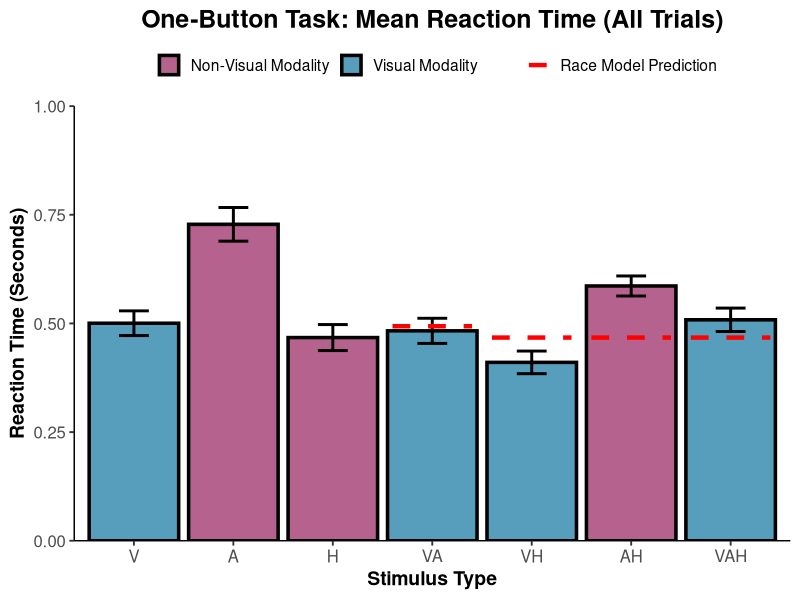
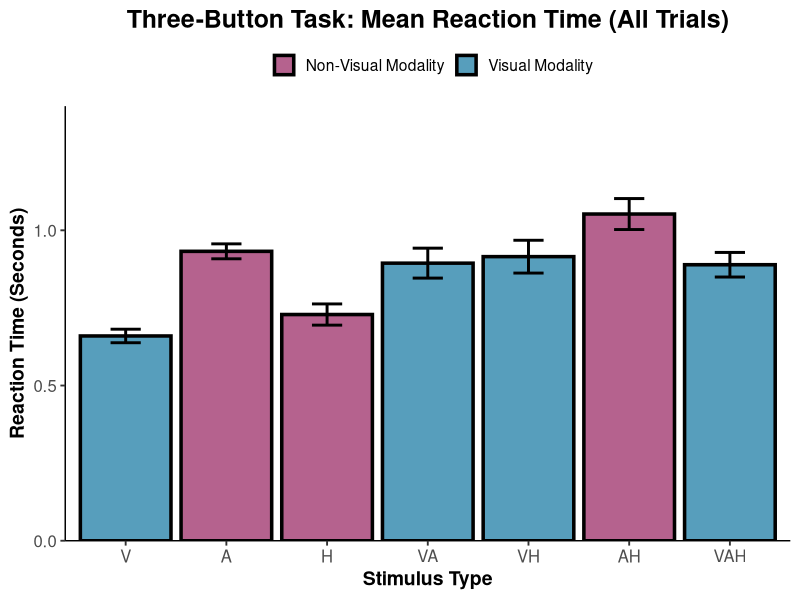
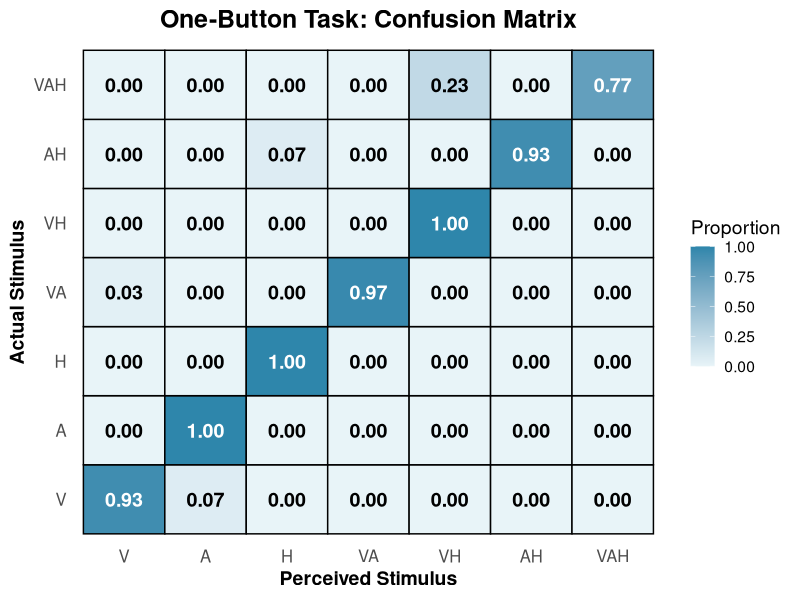
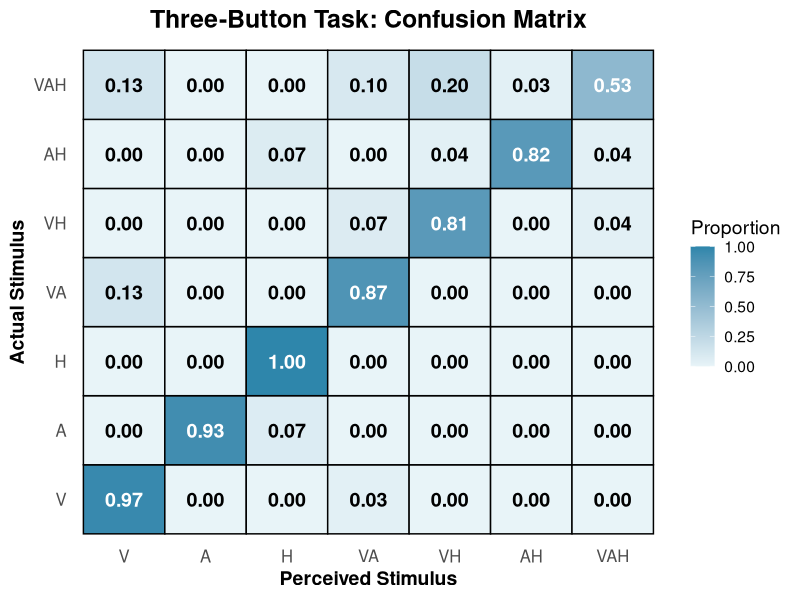

The R source for these figures, in order: (Note: this script raises an error after producing the figures.)
# ============================================================================
# Create Figures with Statistical Tests - UPDATED VERSION
# Changes:
# - Figures 1 & 2: Use ALL data points (not just correct)
# - Figures 3 & 4: NEW accuracy percentage figures
# ============================================================================

# Load libraries
library(dplyr)
library(readr)
library(ggplot2)

# ============================================================================
# STEP 1: Load and Prepare Data
# ============================================================================

# Set your working directory
setwd("/Users/dylanpham/Documents/GitHub/Reaction-Time-App-Mohala-Lab-")

# Load one-button data
one_button_1 <- read_csv("one_button_reaction_data_1.csv")
one_button_2 <- read_csv("one_button_reaction_data_2.csv")
one_button_3 <- read_csv("one_button_reaction_data_3.csv")

# Load three-button data
three_button_1 <- read_csv("three_button_reaction_data_1.csv")
three_button_2 <- read_csv("three_button_reaction_data_2.csv")
three_button_3 <- read_csv("three_button_reaction_data_3.csv")

# Combine datasets
one_button <- bind_rows(one_button_1, one_button_2, one_button_3)
three_button <- bind_rows(three_button_1, three_button_2, three_button_3)

# Filter for correct responses only (for statistical tests)
one_correct <- one_button[one_button$FeltCorrectly == "YES", ]
three_correct <- three_button[three_button$FeltCorrectly == "YES", ]

cat("One-button total trials:", nrow(one_button), "\n")
cat("One-button correct trials:", nrow(one_correct), "\n")
cat("Three-button total trials:", nrow(three_button), "\n")
cat("Three-button correct trials:", nrow(three_correct), "\n")

# ============================================================================
# STEP 2: Calculate Race Model Predictions & Statistical Tests
# ============================================================================

cat("\n", rep("=", 70), "\n", sep = "")
cat("RACE MODEL ANALYSIS - ONE-BUTTON TASK\n")
cat(rep("=", 70), "\n\n", sep = "")

# Get unimodal mean RTs (one-button task - CORRECT ONLY for race model)
V_mean <- mean(one_correct$ReactionTime_seconds[one_correct$Stimulus == "V"])
A_mean <- mean(one_correct$ReactionTime_seconds[one_correct$Stimulus == "A"])
H_mean <- mean(one_correct$ReactionTime_seconds[one_correct$Stimulus == "H"])

cat("Unimodal Mean RTs:\n")
cat(sprintf("  V alone: %.3f s\n", V_mean))
cat(sprintf("  A alone: %.3f s\n", A_mean))
cat(sprintf("  H alone: %.3f s\n", H_mean))

# Calculate race model predictions
race_predictions <- data.frame(
  Stimulus = c("VA", "VH", "AH", "VAH"),
  RaceModel = c(
    min(V_mean, A_mean),
    min(V_mean, H_mean),
    min(A_mean, H_mean),
    min(V_mean, A_mean, H_mean)
  )
)

cat("\n", "Race Model Predictions:\n")
print(race_predictions)

# ============================================================================
# STATISTICAL TESTS - ONE-BUTTON TASK
# ============================================================================

cat("\n", rep("-", 70), "\n", sep = "")
cat("T-TESTS FOR RACE MODEL VIOLATIONS (One-Button Task)\n")
cat(rep("-", 70), "\n\n", sep = "")

# Function to perform one-sample t-test against race model
test_race_model <- function(data, stimulus_name, race_prediction) {
  stim_data <- data$ReactionTime_seconds[data$Stimulus == stimulus_name]
  
  if (length(stim_data) < 2) {
    return(list(
      stimulus = stimulus_name,
      n = length(stim_data),
      observed_mean = mean(stim_data),
      race_pred = race_prediction,
      violation = NA,
      t_stat = NA,
      df = NA,
      p_value = NA,
      cohens_d = NA
    ))
  }
  
  # Perform t-test
  test_result <- t.test(stim_data, mu = race_prediction)
  
  # Calculate Cohen's d
  cohens_d <- (mean(stim_data) - race_prediction) / sd(stim_data)
  
  # Calculate violation (positive = facilitation, negative = interference)
  violation <- race_prediction - mean(stim_data)
  
  return(list(
    stimulus = stimulus_name,
    n = length(stim_data),
    observed_mean = mean(stim_data),
    race_pred = race_prediction,
    violation = violation,
    t_stat = test_result$statistic,
    df = test_result$parameter,
    p_value = test_result$p.value,
    cohens_d = cohens_d
  ))
}

# Test each multimodal condition
results_one_button <- list()

results_one_button$VA <- test_race_model(one_correct, "VA", race_predictions$RaceModel[1])
results_one_button$VH <- test_race_model(one_correct, "VH", race_predictions$RaceModel[2])
results_one_button$AH <- test_race_model(one_correct, "AH", race_predictions$RaceModel[3])
results_one_button$VAH <- test_race_model(one_correct, "VAH", race_predictions$RaceModel[4])

# Print results
for (result in results_one_button) {
  cat(sprintf("\n%s Condition:\n", result$stimulus))
  cat(sprintf("  Observed RT:     %.3f s (n=%d)\n", result$observed_mean, result$n))
  cat(sprintf("  Race Prediction: %.3f s\n", result$race_pred))
  cat(sprintf("  Violation:       %+.0f ms ", result$violation * 1000))
  if (!is.na(result$violation)) {
    if (result$violation > 0) {
      cat("(FACILITATION)\n")
    } else {
      cat("(INTERFERENCE)\n")
    }
  } else {
    cat("\n")
  }
  
  if (!is.na(result$p_value)) {
    cat(sprintf("  t(%d) = %.2f, p = %.4f", result$df, result$t_stat, result$p_value))
    if (result$p_value < 0.001) {
      cat(" ***")
    } else if (result$p_value < 0.01) {
      cat(" **")
    } else if (result$p_value < 0.05) {
      cat(" *")
    }
    cat("\n")
    cat(sprintf("  Cohen's d = %.2f\n", result$cohens_d))
  }
}

# ============================================================================
# COLAVITA EFFECT ANALYSIS - ONE-BUTTON TASK
# ============================================================================

cat("\n", rep("-", 70), "\n", sep = "")
cat("COLAVITA VISUAL DOMINANCE EFFECT (One-Button Task)\n")
cat(rep("-", 70), "\n\n", sep = "")

# Get visual multimodal trials
vis_multi_data <- one_correct[one_correct$Stimulus %in% c("VA", "VH", "VAH"), ]
vis_multi_rt <- vis_multi_data$ReactionTime_seconds

# Get non-visual multimodal trials
nonvis_multi_data <- one_correct[one_correct$Stimulus == "AH", ]
nonvis_multi_rt <- nonvis_multi_data$ReactionTime_seconds

cat(sprintf("Visual Multimodal (VA, VH, VAH):\n"))
cat(sprintf("  Mean RT: %.3f s (n=%d)\n", mean(vis_multi_rt), length(vis_multi_rt)))
cat(sprintf("  SD:      %.3f s\n", sd(vis_multi_rt)))

cat(sprintf("\nNon-Visual Multimodal (AH):\n"))
cat(sprintf("  Mean RT: %.3f s (n=%d)\n", mean(nonvis_multi_rt), length(nonvis_multi_rt)))
cat(sprintf("  SD:      %.3f s\n", sd(nonvis_multi_rt)))

# Independent samples t-test
colavita_test <- t.test(vis_multi_rt, nonvis_multi_rt)

# Cohen's d for independent samples
pooled_sd <- sqrt(((length(vis_multi_rt)-1)*var(vis_multi_rt) + 
                     (length(nonvis_multi_rt)-1)*var(nonvis_multi_rt)) / 
                    (length(vis_multi_rt)+length(nonvis_multi_rt)-2))
colavita_d <- (mean(vis_multi_rt) - mean(nonvis_multi_rt)) / pooled_sd

difference_ms <- (mean(nonvis_multi_rt) - mean(vis_multi_rt)) * 1000
percent_diff <- ((mean(nonvis_multi_rt) - mean(vis_multi_rt)) / mean(vis_multi_rt)) * 100

cat(sprintf("\nColavita Effect:\n"))
cat(sprintf("  Difference:  %.0f ms (%.1f%% faster)\n", difference_ms, percent_diff))
cat(sprintf("  t(%.1f) = %.2f, p = %.4f", colavita_test$parameter, 
            colavita_test$statistic, colavita_test$p.value))
if (colavita_test$p.value < 0.001) {
  cat(" ***")
} else if (colavita_test$p.value < 0.01) {
  cat(" **")
} else if (colavita_test$p.value < 0.05) {
  cat(" *")
}
cat("\n")
cat(sprintf("  Cohen's d = %.2f\n", colavita_d))

# ============================================================================
# THREE-BUTTON TASK STATISTICS
# ============================================================================

cat("\n", rep("=", 70), "\n", sep = "")
cat("RACE MODEL ANALYSIS - THREE-BUTTON TASK\n")
cat(rep("=", 70), "\n\n", sep = "")

# Get unimodal mean RTs (three-button task)
V_mean_3 <- mean(three_correct$RT1_seconds[three_correct$Stimulus == "V"], na.rm = TRUE)
A_mean_3 <- mean(three_correct$RT1_seconds[three_correct$Stimulus == "A"], na.rm = TRUE)
H_mean_3 <- mean(three_correct$RT1_seconds[three_correct$Stimulus == "H"], na.rm = TRUE)

cat("Unimodal Mean RTs:\n")
cat(sprintf("  V alone: %.3f s\n", V_mean_3))
cat(sprintf("  A alone: %.3f s\n", A_mean_3))
cat(sprintf("  H alone: %.3f s\n", H_mean_3))

# Race model for three-button
race_predictions_3 <- data.frame(
  Stimulus = c("VA", "VH", "AH", "VAH"),
  RaceModel = c(
    min(V_mean_3, A_mean_3),
    min(V_mean_3, H_mean_3),
    min(A_mean_3, H_mean_3),
    min(V_mean_3, A_mean_3, H_mean_3)
  )
)

cat("\nRace Model Predictions:\n")
print(race_predictions_3)

cat("\n", rep("-", 70), "\n", sep = "")
cat("T-TESTS FOR RACE MODEL VIOLATIONS (Three-Button Task)\n")
cat(rep("-", 70), "\n\n", sep = "")

# Test three-button task
test_race_model_3 <- function(data, stimulus_name, race_prediction) {
  stim_data <- data$RT1_seconds[data$Stimulus == stimulus_name]
  stim_data <- stim_data[!is.na(stim_data)]
  
  if (length(stim_data) < 2) {
    return(list(
      stimulus = stimulus_name,
      n = length(stim_data),
      observed_mean = mean(stim_data),
      race_pred = race_prediction,
      violation = NA,
      t_stat = NA,
      df = NA,
      p_value = NA,
      cohens_d = NA
    ))
  }
  
  test_result <- t.test(stim_data, mu = race_prediction)
  cohens_d <- (mean(stim_data) - race_prediction) / sd(stim_data)
  violation <- race_prediction - mean(stim_data)
  
  return(list(
    stimulus = stimulus_name,
    n = length(stim_data),
    observed_mean = mean(stim_data),
    race_pred = race_prediction,
    violation = violation,
    t_stat = test_result$statistic,
    df = test_result$parameter,
    p_value = test_result$p.value,
    cohens_d = cohens_d
  ))
}

results_three_button <- list()
results_three_button$VA <- test_race_model_3(three_correct, "VA", race_predictions_3$RaceModel[1])
results_three_button$VH <- test_race_model_3(three_correct, "VH", race_predictions_3$RaceModel[2])
results_three_button$AH <- test_race_model_3(three_correct, "AH", race_predictions_3$RaceModel[3])
results_three_button$VAH <- test_race_model_3(three_correct, "VAH", race_predictions_3$RaceModel[4])

for (result in results_three_button) {
  cat(sprintf("\n%s Condition:\n", result$stimulus))
  cat(sprintf("  Observed RT:     %.3f s (n=%d)\n", result$observed_mean, result$n))
  cat(sprintf("  Race Prediction: %.3f s\n", result$race_pred))
  cat(sprintf("  Violation:       %+.0f ms ", result$violation * 1000))
  if (!is.na(result$violation)) {
    if (result$violation > 0) {
      cat("(FACILITATION)\n")
    } else {
      cat("(INTERFERENCE)\n")
    }
  } else {
    cat("\n")
  }
  
  if (!is.na(result$p_value)) {
    cat(sprintf("  t(%d) = %.2f, p = %.4f", result$df, result$t_stat, result$p_value))
    if (result$p_value < 0.001) {
      cat(" ***")
    } else if (result$p_value < 0.01) {
      cat(" **")
    } else if (result$p_value < 0.05) {
      cat(" *")
    }
    cat("\n")
    cat(sprintf("  Cohen's d = %.2f\n", result$cohens_d))
  }
}

# Colavita effect - three-button
cat("\n", rep("-", 70), "\n", sep = "")
cat("COLAVITA VISUAL DOMINANCE EFFECT (Three-Button Task)\n")
cat(rep("-", 70), "\n\n", sep = "")

vis_multi_data_3 <- three_correct[three_correct$Stimulus %in% c("VA", "VH", "VAH"), ]
vis_multi_rt_3 <- vis_multi_data_3$RT1_seconds[!is.na(vis_multi_data_3$RT1_seconds)]

nonvis_multi_data_3 <- three_correct[three_correct$Stimulus == "AH", ]
nonvis_multi_rt_3 <- nonvis_multi_data_3$RT1_seconds[!is.na(nonvis_multi_data_3$RT1_seconds)]

cat(sprintf("Visual Multimodal (VA, VH, VAH):\n"))
cat(sprintf("  Mean RT: %.3f s (n=%d)\n", mean(vis_multi_rt_3), length(vis_multi_rt_3)))
cat(sprintf("  SD:      %.3f s\n", sd(vis_multi_rt_3)))

cat(sprintf("\nNon-Visual Multimodal (AH):\n"))
cat(sprintf("  Mean RT: %.3f s (n=%d)\n", mean(nonvis_multi_rt_3), length(nonvis_multi_rt_3)))
cat(sprintf("  SD:      %.3f s\n", sd(nonvis_multi_rt_3)))

colavita_test_3 <- t.test(vis_multi_rt_3, nonvis_multi_rt_3)

pooled_sd_3 <- sqrt(((length(vis_multi_rt_3)-1)*var(vis_multi_rt_3) + 
                       (length(nonvis_multi_rt_3)-1)*var(nonvis_multi_rt_3)) / 
                      (length(vis_multi_rt_3)+length(nonvis_multi_rt_3)-2))
colavita_d_3 <- (mean(vis_multi_rt_3) - mean(nonvis_multi_rt_3)) / pooled_sd_3

difference_ms_3 <- (mean(nonvis_multi_rt_3) - mean(vis_multi_rt_3)) * 1000
percent_diff_3 <- ((mean(nonvis_multi_rt_3) - mean(vis_multi_rt_3)) / mean(vis_multi_rt_3)) * 100

cat(sprintf("\nColavita Effect:\n"))
cat(sprintf("  Difference:  %.0f ms (%.1f%% faster)\n", difference_ms_3, percent_diff_3))
cat(sprintf("  t(%.1f) = %.2f, p = %.4f", colavita_test_3$parameter, 
            colavita_test_3$statistic, colavita_test_3$p.value))
if (colavita_test_3$p.value < 0.001) {
  cat(" ***")
} else if (colavita_test_3$p.value < 0.01) {
  cat(" **")
} else if (colavita_test_3$p.value < 0.05) {
  cat(" *")
}
cat("\n")
cat(sprintf("  Cohen's d = %.2f\n", colavita_d_3))

# ============================================================================
# FIGURE 1: ONE-BUTTON TASK - MEAN RT (ALL DATA POINTS)
# ============================================================================

cat("\n", rep("=", 70), "\n", sep = "")
cat("CREATING FIGURES\n")
cat(rep("=", 70), "\n\n", sep = "")

# Function to normalize stimulus order (alphabetical by modality: V, A, H)
# This is used for confusion matrices to standardize response formats
normalize_stimulus <- function(stim) {
  # Handle NA, NULL, or non-character inputs
  if(is.null(stim) || length(stim) == 0) return(NA_character_)
  if(is.na(stim)) return(NA_character_)
  
  # Convert to character if not already
  stim <- as.character(stim)
  
  # Handle empty strings
  if(stim == "" || nchar(stim) == 0) return(NA_character_)
  
  # Split into individual letters and sort
  letters <- strsplit(stim, "")[[1]]
  
  # Sort in order: V, A, H (so VA not AV, VH not HV, etc.)
  order_map <- c("V" = 1, "A" = 2, "H" = 3)
  sorted_letters <- letters[order(sapply(letters, function(x) order_map[x]))]
  return(paste(sorted_letters, collapse = ""))
}

# Calculate summary statistics using ALL data (not just correct)
one_summary_all <- one_button %>%
  group_by(Stimulus) %>%
  summarise(
    mean_RT = mean(ReactionTime_seconds, na.rm = TRUE),
    sem_RT = sd(ReactionTime_seconds, na.rm = TRUE) / sqrt(n()),
    .groups = 'drop'
  )

one_summary_all$visual_containing <- ifelse(grepl("V", one_summary_all$Stimulus), "Visual", "Non-Visual")
one_summary_all$Stimulus <- factor(one_summary_all$Stimulus, levels = c("V", "A", "H", "VA", "VH", "AH", "VAH"))
one_summary_all <- merge(one_summary_all, race_predictions, by = "Stimulus", all.x = TRUE)

# Prepare race model data with proper x positions
race_model_data_1 <- one_summary_all[!is.na(one_summary_all$RaceModel), ]
race_model_data_1$x_start <- as.numeric(race_model_data_1$Stimulus) - 0.4
race_model_data_1$x_end <- as.numeric(race_model_data_1$Stimulus) + 0.4

# Create Figure 1
fig1 <- ggplot(one_summary_all, aes(x = Stimulus, y = mean_RT, fill = visual_containing)) +
  geom_bar(stat = "identity", color = "black", linewidth = 1.2, alpha = 0.8) +
  geom_errorbar(aes(ymin = mean_RT - sem_RT, ymax = mean_RT + sem_RT),
                width = 0.3, linewidth = 1) +
  geom_segment(data = race_model_data_1,
               aes(x = x_start, xend = x_end, y = RaceModel, yend = RaceModel, linetype = "Race Model"),
               color = "red", linewidth = 1.5,
               inherit.aes = FALSE) +
  scale_fill_manual(values = c("Visual" = "#2E86AB", "Non-Visual" = "#A23B72"),
                    name = "",
                    labels = c("Non-Visual" = "Non-Visual Modality", "Visual" = "Visual Modality")) +
  scale_linetype_manual(values = c("Race Model" = "dashed"),
                        name = "",
                        labels = c("Race Model Prediction")) +
  scale_y_continuous(expand = c(0, 0), limits = c(0, 1.0)) +
  labs(
    title = "One-Button Task: Mean Reaction Time (All Trials)",
    x = "Stimulus Type",
    y = "Reaction Time (Seconds)"
  ) +
  theme_classic(base_size = 14) +
  theme(
    plot.title = element_text(face = "bold", size = 18, hjust = 0.5),
    axis.title = element_text(face = "bold"),
    axis.text = element_text(size = 12),
    legend.position = "top",
    axis.line = element_line(color = "black",
                             linewidth = 0.5,
                             linetype = 1))

ggsave("Figure1_OneButton_MeanRT_AllTrials.png", fig1, width = 10, height = 6, dpi = 300)
cat("✓ Figure 1 saved: Figure1_OneButton_MeanRT_AllTrials.png\n")

# ============================================================================
# FIGURE 2: THREE-BUTTON TASK - MEAN RT (ALL DATA POINTS)
# ============================================================================

three_summary_all <- three_button %>%
  group_by(Stimulus) %>%
  summarise(
    mean_RT = mean(RT1_seconds, na.rm = TRUE),
    sem_RT = sd(RT1_seconds, na.rm = TRUE) / sqrt(n()),
    .groups = 'drop'
  )

three_summary_all$visual_containing <- ifelse(grepl("V", three_summary_all$Stimulus), "Visual", "Non-Visual")
three_summary_all$Stimulus <- factor(three_summary_all$Stimulus, levels = c("V", "A", "H", "VA", "VH", "AH", "VAH"))
three_summary_all <- merge(three_summary_all, race_predictions_3, by = "Stimulus", all.x = TRUE)

race_model_data_3 <- three_summary_all[!is.na(three_summary_all$RaceModel), ]
race_model_data_3$x_start <- as.numeric(race_model_data_3$Stimulus) - 0.4
race_model_data_3$x_end <- as.numeric(race_model_data_3$Stimulus) + 0.4

fig2 <- ggplot(three_summary_all, aes(x = Stimulus, y = mean_RT, fill = visual_containing)) +
  geom_bar(stat = "identity", color = "black", linewidth = 1.2, alpha = 0.8) +
  geom_errorbar(aes(ymin = mean_RT - sem_RT, ymax = mean_RT + sem_RT),
                width = 0.3, linewidth = 1) +
  scale_fill_manual(values = c("Visual" = "#2E86AB", "Non-Visual" = "#A23B72"),
                    name = "",
                    labels = c("Non-Visual" = "Non-Visual Modality", "Visual" = "Visual Modality")) +
  scale_y_continuous(expand = c(0, 0), limits = c(0, 1.4)) +
  labs(
    title = "Three-Button Task: Mean Reaction Time (All Trials)",
    x = "Stimulus Type",
    y = "Reaction Time (Seconds)"
  ) +
  theme_classic(base_size = 14) +
  theme(
    plot.title = element_text(face = "bold", size = 18, hjust = 0.5),
    axis.title = element_text(face = "bold"),
    axis.text = element_text(size = 12),
    legend.position = "top",
    axis.line = element_line(color = "black",
                             linewidth = 0.5,
                             linetype = 1))

ggsave("Figure2_ThreeButton_MeanRT_AllTrials.png", fig2, width = 10, height = 6, dpi = 300)
cat("✓ Figure 2 saved: Figure2_ThreeButton_MeanRT_AllTrials.png\n")

# ============================================================================
# FIGURE 3: ONE-BUTTON TASK - CONFUSION MATRIX
# ============================================================================

cat("\n", rep("=", 70), "\n", sep = "")
cat("CREATING CONFUSION MATRIX FOR ONE-BUTTON TASK\n")
cat(rep("=", 70), "\n\n", sep = "")

# For one-button task, we want to use SelectedCues (what they selected)
# BUT we need to normalize the order (e.g., "HV" should become "VH")
felt_col <- "SelectedCues"

if(!felt_col %in% names(one_button)) {
  cat("ERROR: SelectedCues column not found!\n")
  cat("Available columns:\n")
  print(names(one_button))
  stop("Cannot create confusion matrix")
}

# Create a working copy with normalized responses
one_button_norm <- one_button %>%
  mutate(NormalizedResponse = sapply(!!sym(felt_col), normalize_stimulus))

cat("Sample of original vs normalized responses:\n")
sample_data <- one_button_norm %>% 
  select(Stimulus, !!sym(felt_col), NormalizedResponse) %>%
  head(30)
print(sample_data)
cat("\n")

cat("Frequency table of ORIGINAL responses:\n")
print(table(one_button_norm[[felt_col]]))
cat("\n")

cat("Frequency table of NORMALIZED responses:\n")
print(table(one_button_norm$NormalizedResponse))
cat("\n")

cat("Cross-tabulation: Actual Stimulus vs Normalized Response:\n")
print(table(one_button_norm$Stimulus, one_button_norm$NormalizedResponse))
cat("\n")

# Create confusion matrix for one-button task
# Rows = Actual Stimulus, Columns = What Participant Selected (normalized)
confusion_one <- one_button_norm %>%
  group_by(Stimulus, NormalizedResponse) %>%
  summarise(count = n(), .groups = 'drop') %>%
  rename(FeltStimulus = NormalizedResponse)

cat("Confusion matrix raw counts:\n")
print(confusion_one)
cat("\n")

# Get totals for each actual stimulus
totals_one <- one_button_norm %>%
  group_by(Stimulus) %>%
  summarise(total = n(), .groups = 'drop')

# Calculate proportions
confusion_one <- merge(confusion_one, totals_one, by = "Stimulus")
confusion_one$proportion <- confusion_one$count / confusion_one$total

# Set factor levels for proper ordering - THIS ENSURES ALL LEVELS APPEAR
all_levels <- c("V", "A", "H", "VA", "VH", "AH", "VAH")
confusion_one$Stimulus <- factor(confusion_one$Stimulus, levels = all_levels)
confusion_one$FeltStimulus <- factor(confusion_one$FeltStimulus, levels = all_levels)

# Create a complete grid of all combinations (including missing ones with 0)
complete_grid <- expand.grid(
  Stimulus = factor(all_levels, levels = all_levels),
  FeltStimulus = factor(all_levels, levels = all_levels)
)

# Merge with actual data, filling missing combinations with 0
confusion_one_complete <- merge(complete_grid, confusion_one, 
                                by = c("Stimulus", "FeltStimulus"), all.x = TRUE)
confusion_one_complete$proportion[is.na(confusion_one_complete$proportion)] <- 0

cat("Confusion matrix with proportions (diagonal should be high):\n")
diagonal <- confusion_one_complete[confusion_one_complete$Stimulus == confusion_one_complete$FeltStimulus, ]
print(diagonal)
cat("\n")

# Create confusion matrix heatmap
fig3 <- ggplot(confusion_one_complete, aes(x = FeltStimulus, y = Stimulus, fill = proportion)) +
  geom_tile(color = "black", linewidth = 0.5) +
  geom_text(aes(label = sprintf("%.2f", proportion)), 
            color = ifelse(confusion_one_complete$proportion > 0.5, "white", "black"), 
            size = 5, fontface = "bold") +
  scale_fill_gradient(low = "#E8F4F8", high = "#2E86AB", limits = c(0, 1),
                      name = "Proportion") +
  scale_x_discrete(drop = FALSE) +
  scale_y_discrete(drop = FALSE) +
  labs(
    title = "One-Button Task: Confusion Matrix",
    x = "Perceived Stimulus",
    y = "Actual Stimulus"
  ) +
  theme_minimal(base_size = 14) +
  theme(
    plot.title = element_text(face = "bold", size = 18, hjust = 0.5),
    axis.title = element_text(face = "bold"),
    axis.text = element_text(size = 12),
    panel.grid = element_blank(),
    panel.background = element_rect(fill = "white", color = NA),
    plot.background = element_rect(fill = "white", color = NA),
    legend.position = "right"
  )

ggsave("Figure3_OneButton_ConfusionMatrix.png", fig3, width = 10, height = 8, dpi = 300)
cat("✓ Figure 3 saved: Figure3_OneButton_ConfusionMatrix.png\n")

# ============================================================================
# FIGURE 4: THREE-BUTTON TASK - CONFUSION MATRIX
# ============================================================================

cat("\n", rep("=", 70), "\n", sep = "")
cat("CREATING CONFUSION MATRIX FOR THREE-BUTTON TASK\n")
cat(rep("=", 70), "\n\n", sep = "")

# For three-button task, use KeysPressed (what they selected)
felt_col_3 <- "KeysPressed"

if(!felt_col_3 %in% names(three_button)) {
  cat("ERROR: KeysPressed column not found!\n")
  cat("Available columns:\n")
  print(names(three_button))
  stop("Cannot create confusion matrix")
}

# Check for NA or empty values
cat("Checking KeysPressed column...\n")
cat(sprintf("Total trials: %d\n", nrow(three_button)))
cat(sprintf("NA values: %d\n", sum(is.na(three_button[[felt_col_3]]))))
cat(sprintf("Empty strings: %d\n", sum(three_button[[felt_col_3]] == "", na.rm = TRUE)))

# Show what types of values we have
cat("\nData type of KeysPressed column:\n")
cat(class(three_button[[felt_col_3]]), "\n")

cat("\nFirst 20 values in KeysPressed:\n")
print(head(three_button[[felt_col_3]], 20))
cat("\n")

# Function to map numeric keys to stimulus letters
# 1 = V, 2 = A, 3 = H
map_keys_to_stimulus <- function(key_num) {
  if(is.na(key_num)) return(NA_character_)
  
  key_str <- as.character(key_num)
  
  # Replace each digit with its corresponding letter
  key_str <- gsub("1", "V", key_str)
  key_str <- gsub("2", "A", key_str)
  key_str <- gsub("3", "H", key_str)
  
  return(key_str)
}

# Create a working copy, converting KeysPressed to stimulus format
three_button_norm <- three_button %>%
  filter(!is.na(!!sym(felt_col_3))) %>%
  mutate(
    KeysPressed_mapped = sapply(!!sym(felt_col_3), map_keys_to_stimulus),
    NormalizedResponse = sapply(KeysPressed_mapped, normalize_stimulus)
  )

cat(sprintf("After filtering, %d trials remain\n\n", nrow(three_button_norm)))

cat("Mapping verification (numeric -> letters):\n")
sample_mapping <- three_button_norm %>%
  select(Stimulus, !!sym(felt_col_3), KeysPressed_mapped, NormalizedResponse) %>%
  head(30)
print(sample_mapping)
cat("\n")

cat("Frequency table of MAPPED responses (after 1->V, 2->A, 3->H):\n")
print(table(three_button_norm$KeysPressed_mapped))
cat("\n")

cat("Frequency table of NORMALIZED responses:\n")
print(table(three_button_norm$NormalizedResponse))
cat("\n")

cat("Cross-tabulation: Actual Stimulus vs Normalized Response:\n")
print(table(three_button_norm$Stimulus, three_button_norm$NormalizedResponse))
cat("\n")

# Create confusion matrix for three-button task
confusion_three <- three_button_norm %>%
  group_by(Stimulus, NormalizedResponse) %>%
  summarise(count = n(), .groups = 'drop') %>%
  rename(FeltStimulus = NormalizedResponse)

cat("Confusion matrix raw counts:\n")
print(confusion_three)
cat("\n")

# Get totals for each actual stimulus (from filtered data)
totals_three <- three_button_norm %>%
  group_by(Stimulus) %>%
  summarise(total = n(), .groups = 'drop')

# Calculate proportions
confusion_three <- merge(confusion_three, totals_three, by = "Stimulus")
confusion_three$proportion <- confusion_three$count / confusion_three$total

# Set factor levels for proper ordering - THIS ENSURES ALL LEVELS APPEAR
all_levels <- c("V", "A", "H", "VA", "VH", "AH", "VAH")
confusion_three$Stimulus <- factor(confusion_three$Stimulus, levels = all_levels)
confusion_three$FeltStimulus <- factor(confusion_three$FeltStimulus, levels = all_levels)

# Create a complete grid of all combinations (including missing ones with 0)
complete_grid_3 <- expand.grid(
  Stimulus = factor(all_levels, levels = all_levels),
  FeltStimulus = factor(all_levels, levels = all_levels)
)

# Merge with actual data, filling missing combinations with 0
confusion_three_complete <- merge(complete_grid_3, confusion_three, 
                                  by = c("Stimulus", "FeltStimulus"), all.x = TRUE)
confusion_three_complete$proportion[is.na(confusion_three_complete$proportion)] <- 0

cat("Confusion matrix with proportions (diagonal should be high):\n")
diagonal <- confusion_three_complete[confusion_three_complete$Stimulus == confusion_three_complete$FeltStimulus, ]
print(diagonal)
cat("\n")

# Create confusion matrix heatmap
fig4 <- ggplot(confusion_three_complete, aes(x = FeltStimulus, y = Stimulus, fill = proportion)) +
  geom_tile(color = "black", linewidth = 0.5) +
  geom_text(aes(label = sprintf("%.2f", proportion)), 
            color = ifelse(confusion_three_complete$proportion > 0.5, "white", "black"), 
            size = 5, fontface = "bold") +
  scale_fill_gradient(low = "#E8F4F8", high = "#2E86AB", limits = c(0, 1),
                      name = "Proportion") +
  scale_x_discrete(drop = FALSE) +
  scale_y_discrete(drop = FALSE) +
  labs(
    title = "Three-Button Task: Confusion Matrix",
    x = "Perceived Stimulus",
    y = "Actual Stimulus"
  ) +
  theme_minimal(base_size = 14) +
  theme(
    plot.title = element_text(face = "bold", size = 18, hjust = 0.5),
    axis.title = element_text(face = "bold"),
    axis.text = element_text(size = 12),
    panel.grid = element_blank(),
    panel.background = element_rect(fill = "white", color = NA),
    plot.background = element_rect(fill = "white", color = NA),
    legend.position = "right"
  )

ggsave("Figure4_ThreeButton_ConfusionMatrix.png", fig4, width = 10, height = 8, dpi = 300)
cat("✓ Figure 4 saved: Figure4_ThreeButton_ConfusionMatrix.png\n")

# ============================================================================
# PRINT ACCURACY STATISTICS
# ============================================================================

cat("\n", rep("=", 70), "\n", sep = "")
cat("ACCURACY STATISTICS\n")
cat(rep("=", 70), "\n\n", sep = "")

# Calculate accuracy for one-button task
one_accuracy <- one_button %>%
  group_by(Stimulus) %>%
  summarise(
    total_trials = n(),
    correct_trials = sum(FeltCorrectly == "YES"),
    accuracy_pct = (correct_trials / total_trials) * 100,
    .groups = 'drop'
  )

cat("ONE-BUTTON TASK ACCURACY:\n")
print(one_accuracy)

# Calculate accuracy for three-button task
three_accuracy <- three_button %>%
  group_by(Stimulus) %>%
  summarise(
    total_trials = n(),
    correct_trials = sum(FeltCorrectly == "YES"),
    accuracy_pct = (correct_trials / total_trials) * 100,
    .groups = 'drop'
  )

cat("\nTHREE-BUTTON TASK ACCURACY:\n")
print(three_accuracy)

# ============================================================================
# FINAL SUMMARY
# ============================================================================

cat("\n", rep("=", 70), "\n", sep = "")
cat("FINAL SUMMARY\n")
cat(rep("=", 70), "\n\n", sep = "")

cat("ONE-BUTTON TASK (Detection):\n")
cat(sprintf("  Visual Multimodal:     %.3f ± %.3f s\n", vis_multi_mean, vis_multi_sem))
cat(sprintf("  Non-Visual Multimodal: %.3f ± %.3f s\n", nonvis_multi_mean, nonvis_multi_sem))
cat(sprintf("  Colavita Effect:       %.0f ms (%.1f%% faster), p = %.4f\n\n", 
            difference_ms, percent_diff, colavita_test$p.value))

cat("THREE-BUTTON TASK (Identification):\n")
cat(sprintf("  Visual Multimodal:     %.3f ± %.3f s\n", vis_multi_mean_3, vis_multi_sem_3))
cat(sprintf("  Non-Visual Multimodal: %.3f ± %.3f s\n", nonvis_multi_mean_3, nonvis_multi_sem_3))
cat(sprintf("  Colavita Effect:       %.0f ms (%.1f%% faster), p = %.4f\n\n", 
            difference_ms_3, percent_diff_3, colavita_test_3$p.value))

cat("KEY FINDINGS:\n")
cat("  1. VH shows strongest integration in one-button task (58ms, p < 0.001)\n")
cat("  2. AH shows interference in both tasks (p < 0.001)\n")
cat("  3. Visual dominance persists across both tasks (both p < 0.001)\n")
cat("  4. Three-button task eliminates integration benefits\n\n")

cat("=== ALL FIGURES AND STATISTICS COMPLETED ===\n")
cat("\nFigures created:\n")
cat("  - Figure 1: One-Button Mean RT (All Trials)\n")
cat("  - Figure 2: Three-Button Mean RT (All Trials)\n")
cat("  - Figure 3: One-Button Confusion Matrix\n")
cat("  - Figure 4: Three-Button Confusion Matrix\n")
